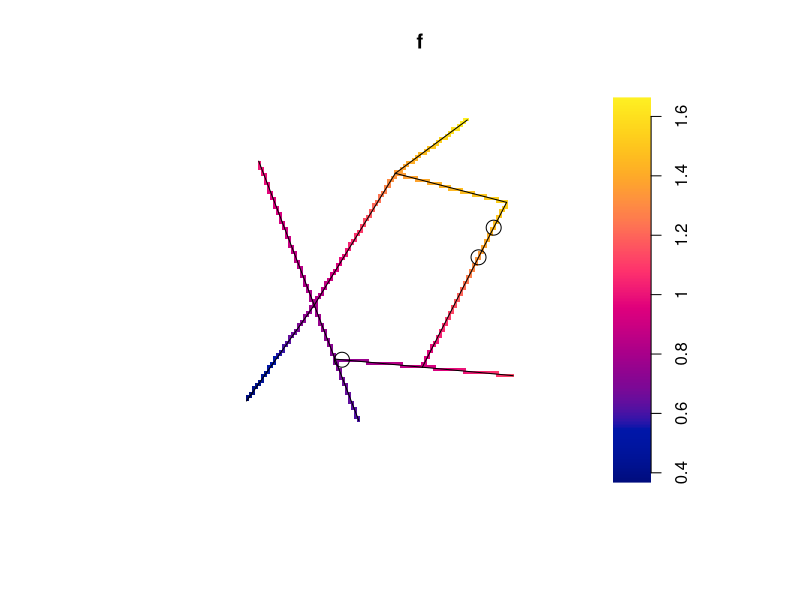

This chart was generated by the following R code:
library(spatstat)


### Name: linfun
### Title: Function on a Linear Network
### Aliases: linfun
### Keywords: spatial math

### ** Examples

  f <- linfun(function(x,y,seg,tp) { x+y }, simplenet)
  plot(f)
  X <- runiflpp(3, simplenet)
  plot(X, add=TRUE, cex=2)
  f(X)
